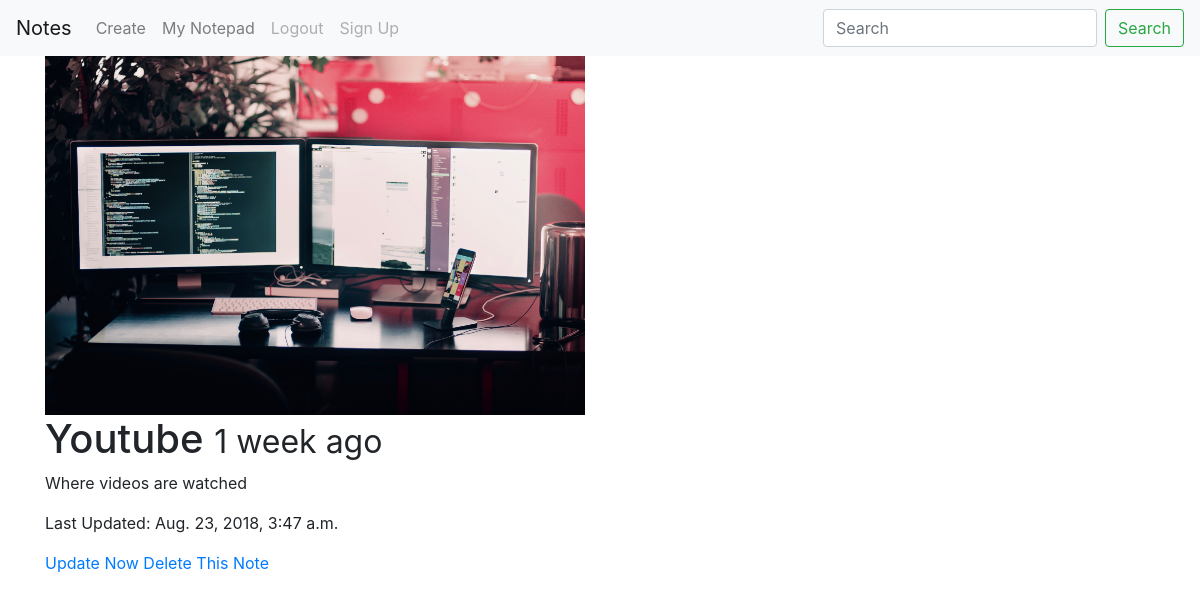
Screenshot of /entries/6/ (signed in) with the database file from the repository.
### notes/models.py (models this page shows, shortened)
class Entry(models.Model):
    user = models.ForeignKey(User, on_delete=models.CASCADE)
    title = models.CharField(max_length=120)
    description = models.TextField()
    timestamp = models.DateTimeField(auto_now_add=True)  # moment it's added
    updated = models.DateTimeField(auto_now=True)  # moment it's updated
    image = models.ImageField(null=True, blank=True)
    def get_update_url(self):
        return '/entries/{0}/update/'.format(self.id)
    def get_delete_url(self):
        return '/entries/{0}/delete/'.format(self.id)

### notes/views.py (the view)
# urls.py: path('<int:id>/', entry_detail, name="entry-detail"),
@login_required
def entry_detail(request, id):
    note = get_object_or_404(Entry, id=id)
    context = {
        'object': note
    }
    return render(request, 'notes/entries_detail.html', context)

### notes/templates/notes/entries_detail.html
{% extends 'base.html' %} {% block content %}
<div class="container">
  <div class="row">
    <div class="col-sm-offset-3 col-sm-6">
      <div class="thumbnail">
        <img src="{{ object.image.url }}" class='img-fluid'>
      </div>
      <h1>{{ object.title }} <small>{{ object.timestamp|timesince }} ago</small></h1>
      <p>{{ object.description }}</p>
      <p>Last Updated: {{ object.updated }}</p>
      <a href="{{ object.get_update_url }}">Update Now</a>
      <a href="{{ object.get_delete_url }}">Delete This Note</a>
    </div>
  </div>
</div>
{% endblock %}

### rows the page displays
Entry: image (picture), title "Youtube", timestamp "1 week", description "Where videos are watched", updated "Aug. 23, 2018, 3:47 a.m."
